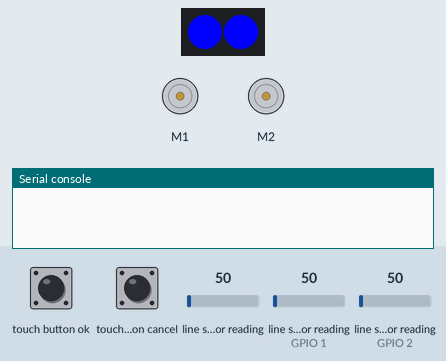
This program was run on a simulated ESP32 board running MicroPython. On the bench: 2 × DC motor (green arrow = forward, orange = backward, longer = faster), 2 RGB LEDs in strip order, left to right, the last lines printed to the serial console. Inputs (shaded band) come from the test bench; at power-on: touch button ok LOW, line sensor reading 50, line sensor reading (sensors on GPIO 1, GPIO 2) 50, touch button cancel LOW.

Above: at 5.0 s.
5.1 s: touch button ok pulled HIGH for 0.15 s
At 5.4 s:
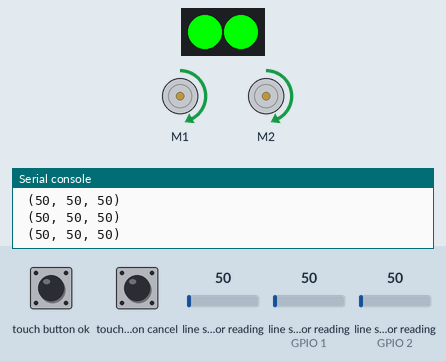
6.7 s: line sensor reading (sensor 0) set to 20
At 7.8 s:
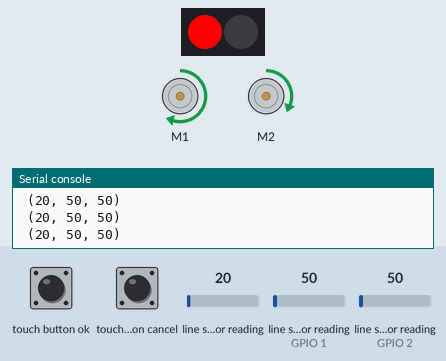
8.2 s: line sensor reading (sensor on GPIO 1) set to 20
At 8.8 s:
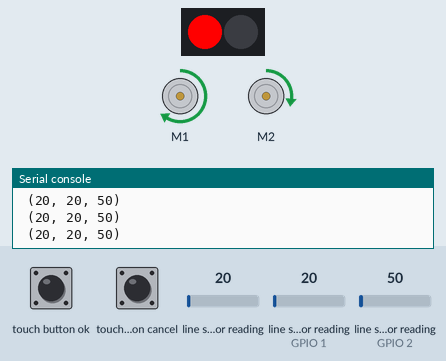
9.7 s: line sensor reading (sensor on GPIO 2) set to 250
At 11.0 s:
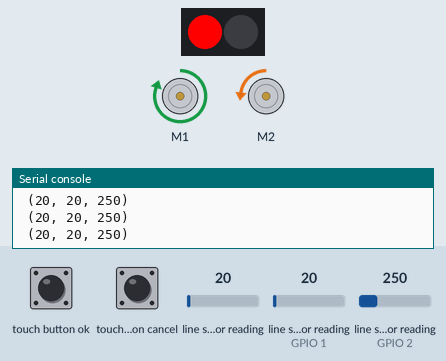
11.3 s: line sensor reading (sensor 0) set to 500
At 12.1 s:
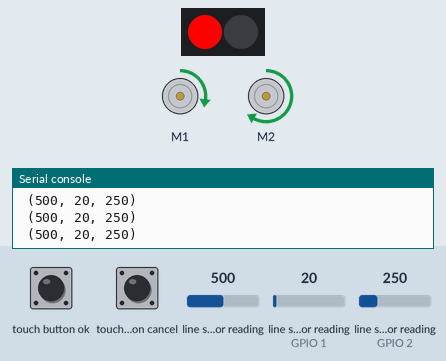
12.8 s: line sensor reading (sensor on GPIO 1) set to 250
At 13.1 s:
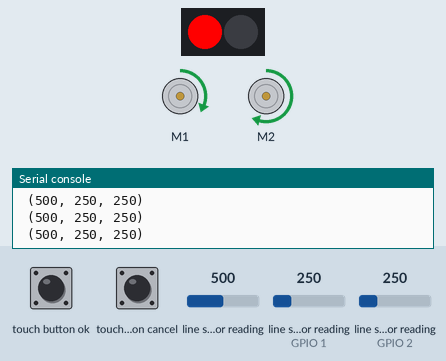
Timing chart, 0 to 15.3 s (numbered marks = the images above; inputs shaded):
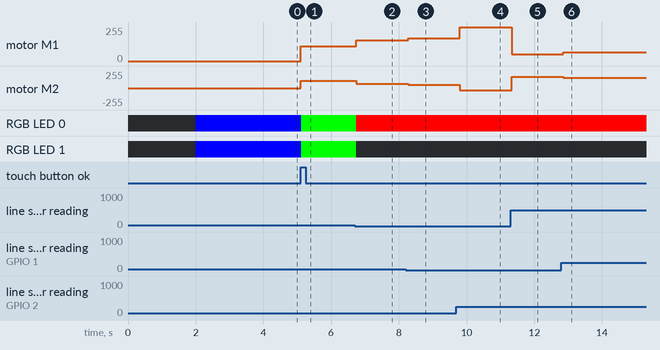

The program:

line_follower.py
```python
from arduino_alvik import ArduinoAlvik
from time import sleep_ms
import sys


def calculate_center(left: int, center: int, right: int):
    centroid = 0
    sum_weight = left + center + right
    sum_values = left + 2 * center + 3 * right
    if sum_weight != 0:
        centroid = sum_values / sum_weight
        centroid = 2 - centroid
    return centroid


alvik = ArduinoAlvik()
alvik.begin()

error = 0
control = 0
kp = 50.0

alvik.left_led.set_color(0, 0, 1)
alvik.right_led.set_color(0, 0, 1)

while alvik.get_touch_ok():
    sleep_ms(50)

while not alvik.get_touch_ok():
    sleep_ms(50)

try:
    while True:
        while not alvik.get_touch_cancel():

            line_sensors = alvik.get_line_sensors()
            print(f' {line_sensors}')

            error = calculate_center(*line_sensors)
            control = error * kp

            if control > 0.2:
                alvik.left_led.set_color(1, 0, 0)
                alvik.right_led.set_color(0, 0, 0)
            elif control < -0.2:
                alvik.left_led.set_color(1, 0, 0)
                alvik.right_led.set_color(0, 0, 0)
            else:
                alvik.left_led.set_color(0, 1, 0)
                alvik.right_led.set_color(0, 1, 0)

            alvik.set_wheels_speed(30 - control, 30 + control)
            sleep_ms(100)

        while not alvik.get_touch_ok():
            alvik.left_led.set_color(0, 0, 1)
            alvik.right_led.set_color(0, 0, 1)
            alvik.brake()
            sleep_ms(100)

except KeyboardInterrupt as e:
    print('over')
    alvik.stop()
    sys.exit()
```

Measured:
- after the input at 5.1 s, motor M1, motor M2: stopped → forward 109/255 at once; RGB LED 0, RGB LED 1: RGB(0, 0, 255) → RGB(0, 255, 0) at once
- after the input at 6.7 s, motor M1: forward 109/255 → forward 155/255 at once; motor M2: forward 109/255 → forward 64/255 at once; RGB LED 0: RGB(0, 255, 0) → RGB(255, 0, 0) at once; RGB LED 1: RGB(0, 255, 0) → off at once
- after the input at 8.2 s, motor M1: forward 155/255 → forward 170/255 after 0.07 s; motor M2: forward 64/255 → forward 49/255 after 0.07 s
- after the input at 9.7 s, motor M1: forward 170/255 → forward 254/255 after 0.10 s; motor M2: forward 49/255 → backward 35/255 after 0.10 s
- after the input at 11.3 s, motor M1: forward 254/255 → forward 50/255 at once; motor M2: backward 35/255 → forward 168/255 at once
- after the input at 12.8 s, motor M1: forward 50/255 → forward 64/255 after 0.06 s; motor M2: forward 168/255 → forward 155/255 after 0.06 s
